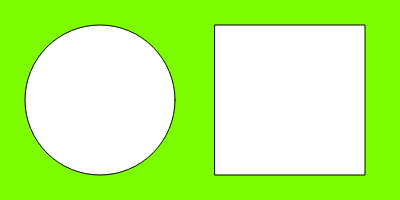
Frame 1 (no input)
Frame 60 (no input): identical to frame 1, image omitted
Frame 120 (the mouse pressed at the canvas centre since frame 60): identical to frame 1, image omitted

The p5.js sketch that drew this single still picture (run headless with seeded random() and noise() and a simulated clock; from frame 60 on, the mouse is pressed at the canvas centre):

// p5.js sketch
// ── sketch.js
//https://morgan-maumus.github.io/CSC2463---Assignment-1.1/

function setup() {
  createCanvas(400, 200);
}

function draw() {
  background(124, 254, 0);
  
  circle(100,100,150);
  
  square(215,25,150);
}
